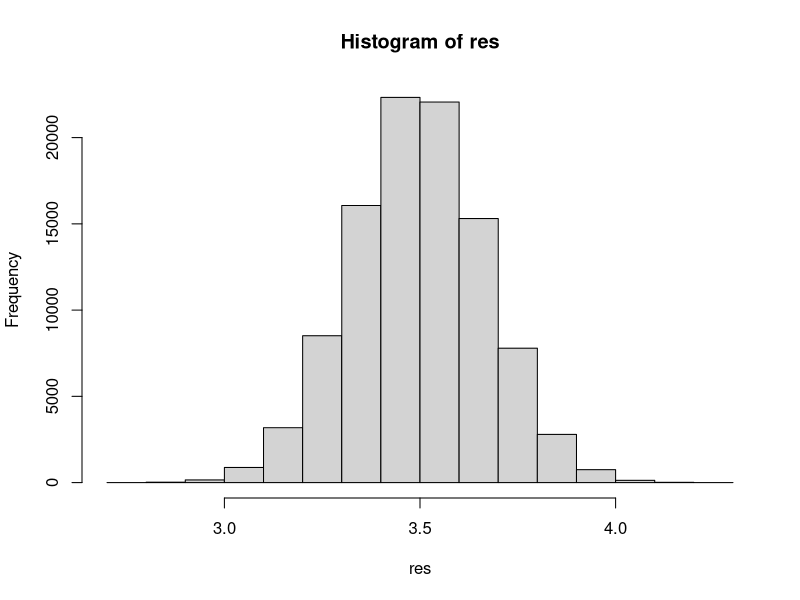

Here is the R script that generated this plot: (Note: this script raises an error after producing the figure.)
### mean & expected value
mean(sample(1:6, 100, replace = TRUE))

## expected value after 100 times of rolling a dice, and then repeat it 100000 times
res <- replicate(100000, mean(sample(1:6, 100, replace = TRUE)))
hist(res)

dice <- data.frame(res)
ggplot(dice, aes(x = dice)) +
  geom_histogram(binwidth = .1, fill = "steelblue", colour = "black", alpha = .5) +
  xlab("Expected Value") + ylab("# of rolling") +
  ggtitle("Expected value after 100 rollings")


# expected value
# http://www.statisticshowto.com/expected-value/
